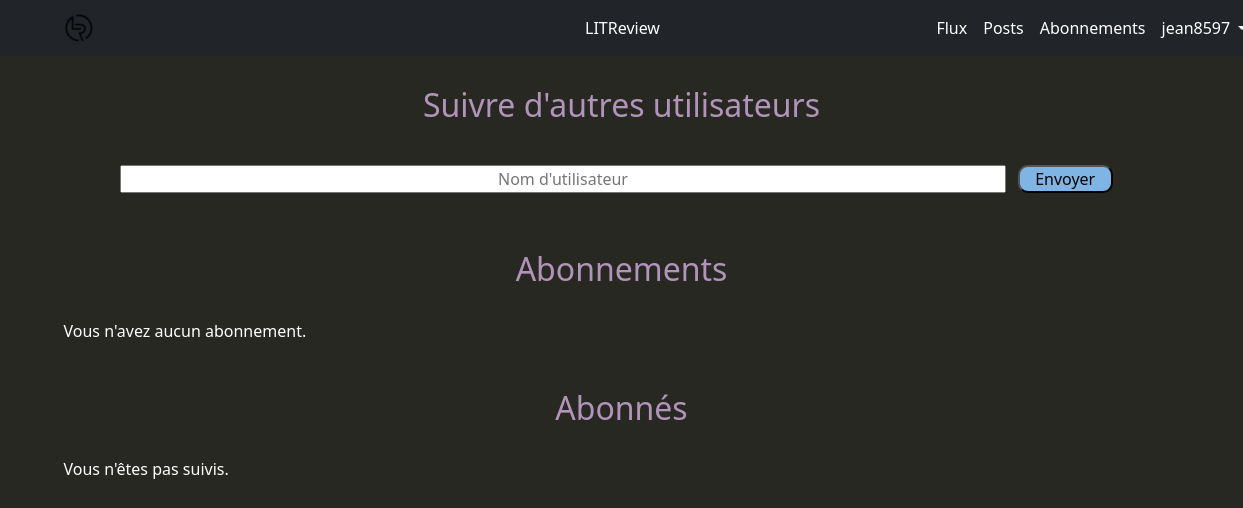
/accounts/follow/ (signed in), run on an earlier commit of the app's database.
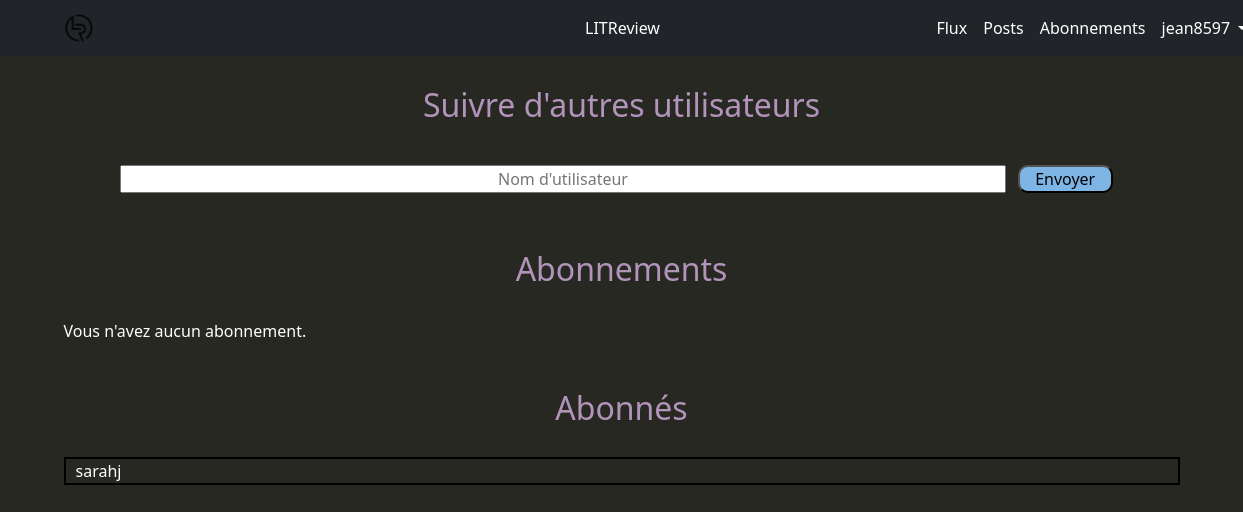
And on a later commit of the database.
### authentication/models.py (models this page shows, shortened)
class UserFollow(models.Model):
    user = models.ForeignKey(to=settings.AUTH_USER_MODEL,
                             on_delete=models.CASCADE,
                             related_name="following")
    followed_user = models.ForeignKey(to=settings.AUTH_USER_MODEL,
                                      on_delete=models.CASCADE,
                                      related_name="followed_by")
    class Meta:
        unique_together = ("user", "followed_user")

### authentication/views.py (the view, shortened to what this page needs)
# urls.py: path("follow/", follow_user, name="follow-user"),
@login_required
def follow_user(request):
    relations_user = UserFollow.objects\
        .filter(user=request.user).order_by("followed_user__username")
    following_users = UserFollow.objects\
        .filter(followed_user=request.user).order_by("user__username")
    form = FollowForm()
    message = ''
    return render(request, "authentication/follow_user.html",
                  context={"relations_user": relations_user,
                           "following_users": following_users,
                           "form": form,
                           "message": message})

### authentication/forms.py
class FollowForm(forms.Form):
    username = forms.CharField(max_length=63, label='Nom d’utilisateur')
    def __init__(self, *args, **kwargs):
        super().__init__(*args, **kwargs)
        fields_attribute(self.fields, "FollowForm")

### authentication/forms.py (called while the page is built)
def fields_attribute(fields, option="", placeholder=PLACEHOLDER_LIST):
    if option == "FollowForm":
        field_class = "size-search-field"
    else:
        field_class = "fields-margin"
    for idx, field in enumerate(fields):
        fields[field].widget.attrs.update(
            {"class": field_class,
             "placeholder": placeholder[idx]})

### authentication/templates/authentication/follow_user.html (shortened to what this page needs)
{% extends "base.html" %}
{% block content %}
  <h2>Suivre d'autres utilisateurs</h2>
  <div class="flexbox-center">
    <form class="size-search-container" method="POST">
      <table>
        <tr>
          <td class="size-search-field">
            {{ form.username }}{{ form.username.errors }}
          </td>
          <td>
            <input class="fields-margin generic-buttonn" type="submit" value="Envoyer">
          </td>
        </tr>
      </table>
    </form>
  </div>
  <h2>Abonnements</h2>
  <table class="follow-container">
    {% for relation_user in relations_user %}
      {% firstof relation_user.followed_user as follower_name %}
      <tr>
        <td class="follow-cell follow-name">{{ follower_name }}</td>
        <td class="follow-cell follow-button-container">
          <a class="follow-a-button"
          href="{% url 'follow-unsubscribe' relation_user.id follower_name %}">
              <button class="follow-buttonn">Désabonner</button>
          </a>
        </td>
      </tr>
    {% empty %}
      <p>Vous n'avez aucun abonnement.</p>
    {% endfor %}
  </table>
  <h2>Abonnés</h2>
  <table class="follow-container">
    {% for following_user in following_users %}
      <tr>
        <td class="follow-cell follow-name">{{ following_user.user }}</td>
      </tr>
    {% empty %}
      <p>Vous n'êtes pas suivis.</p>
    {% endfor %}
  </table>
{% endblock %}

What changed in the data, as far as the page shows it:
added UserFollow: user "sarahj"
Also different on the page:
text no longer shown: "Vous n'êtes pas suivis."
